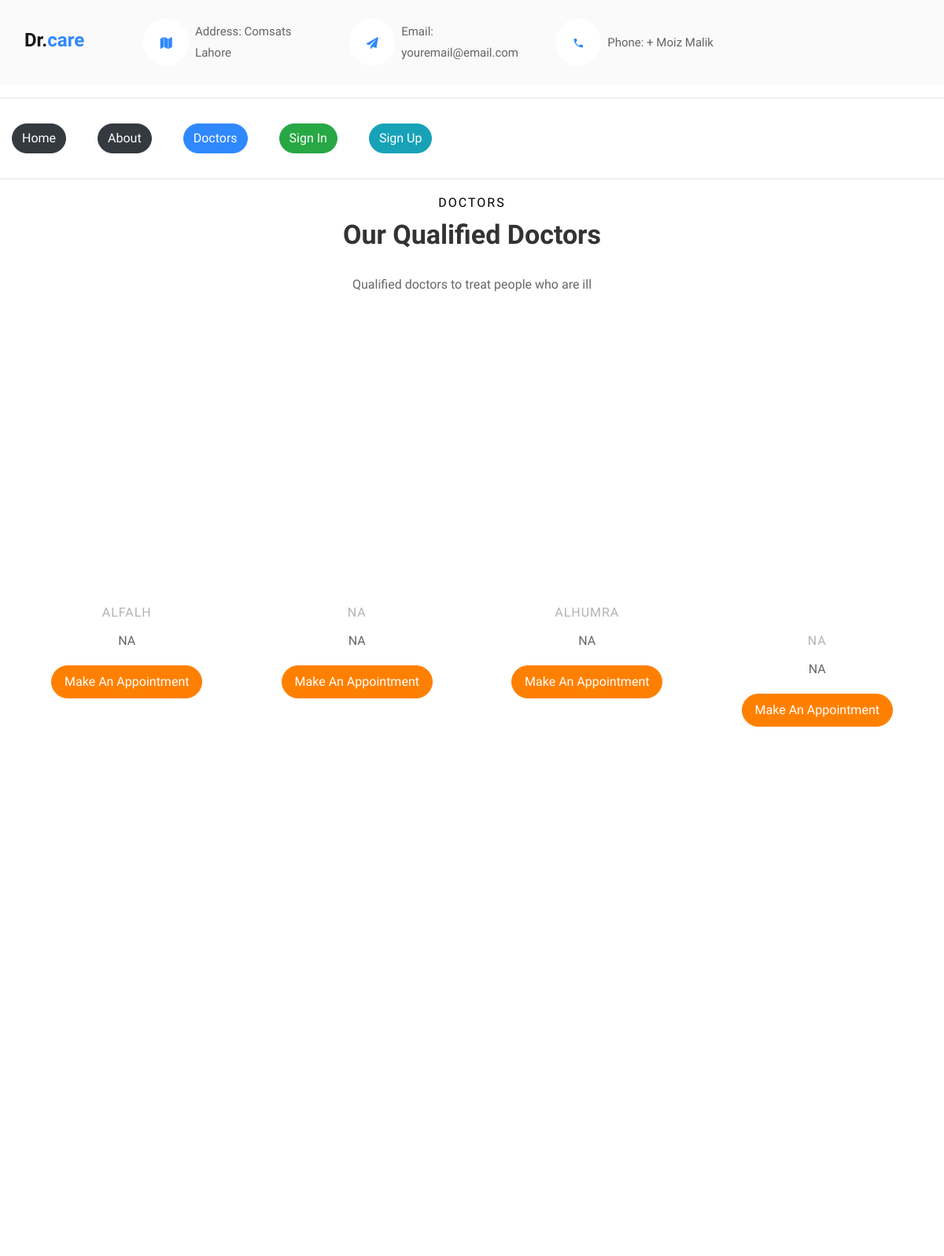
/doctors_team/ (upper part), run on an earlier commit of the app's database.
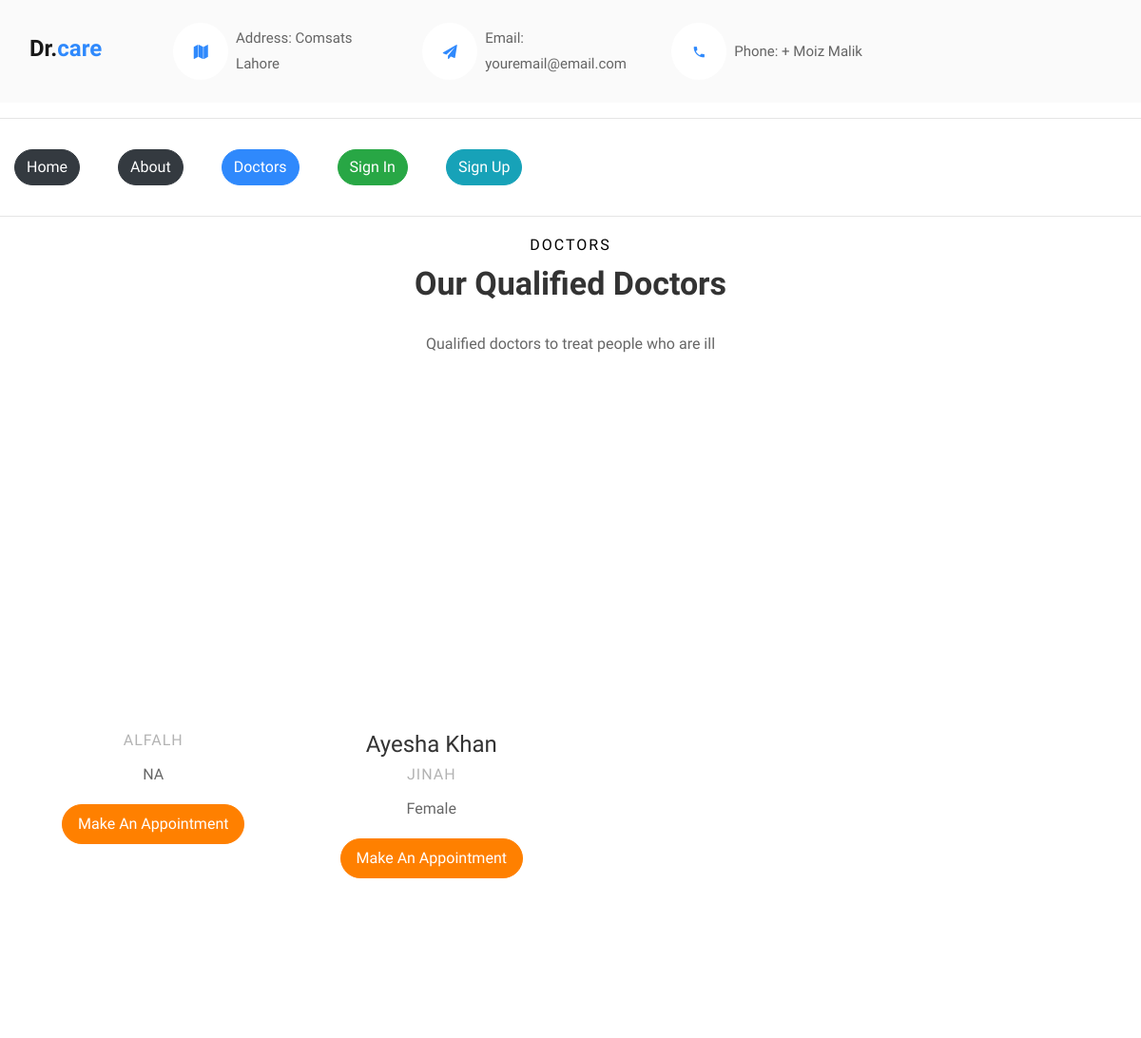
And on a later commit of the database.
### Doctor/models.py (models this page shows, shortened)
class Doctor_User(models.Model):
    user = models.OneToOneField(User, on_delete=models.CASCADE)
    clinic = models.CharField(max_length=50, null=False, blank=False, default="NA")
    gender = models.CharField(null=False, max_length=10, blank=False, default="NA")

### Homeopathic_Medicine/views.py (the view)
# urls.py: path('', include('Doctor.urls', namespace='doctor')),
def Doctor(request):
    context = {
        'doctors': DP.objects.all(),
        'female':'Female'
    }
    return render(request, "doctors_list.html", context)

### templates/doctors_list.html (shortened to what this page needs)
{% extends "base.html" %}
{% load staticfiles %}
{% block content %}
{% if not user.is_authenticated %}
<div class="container">
<section class="ftco-section ftco-no-pt">
			<div class="container">
				<div class="row justify-content-center mb-5 pb-2">
          <div class="col-md-8 text-center heading-section ftco-animate">
          	<span class="subheading">Doctors</span>
            <h2 class="mb-4">Our Qualified Doctors</h2>
            <p>Qualified doctors to treat people who are ill</p>
          </div>
        </div>
				<div class="row">
					 {% for obj in doctors %}
					 {% if obj.user.is_active %}
					<div class="col-md-6 col-lg-3 ftco-animate">
						<div class="staff">
							<div class="img-wrap d-flex align-items-stretch">
								 {% if obj.gender == female %}
								<div class="img align-self-stretch" style="background-image:url('https://i.pinimg.com/736x/2a/01/4a/2a014a64902e3099dff82ec88abe735d.jpg');"></div>
							{% else %}
																<div class="img align-self-stretch" style="background-image: url('https://encrypted-tbn0.gstatic.com/images?q=tbn:ANd9GcTBejIQFuDDNCc8Hc6GqsQKdTznc7LLWrJXc7EIM73m4Kd1o00HHA');"></div>
								{% endif %}
							</div>
							<div class="text pt-3 text-center">
								<h3 class="text-capitalize">{{obj.user.get_full_name}}</h3>
								<span class="position mb-2">{{obj.clinic}}</span>
								<div class="faded">
									<p>{{obj.gender}}</p>
										      <p class="button-custom order-lg-last mb-0"><a href="/appointments/appointment/{{obj.user.id}} " class="btn btn-secondary py-2 px-3">Make An Appointment</a></p>
	              </div>
							</div>
						</div>
					</div>
					{% endif %}
					    {% endfor %}
				</div>
			</div>
		</section>
</div>
<br>
{% else %}
	        	<li class="nav-item"><a href="{% url 'doctor:all_patients'  %}" class="nav-link"><button type="button" class="btn btn-primary">Click Here</button></a></a></li>
 {% endif %}
{% endblock %}

### templates/base.html (shortened to what this page needs)
{% load staticfiles %}
<!DOCTYPE html>
<html lang="en">
  <head>
    <link rel="stylesheet" href="https://cdnjs.cloudflare.com/ajax/libs/font-awesome/4.7.0/css/font-awesome.min.css">
 {% include 'css_page.html' %}
  </head>
  <body>
    {% include 'nav.html' %}
{% block content %}{% endblock %}
  </body>
</html>

### templates/css_page.html (shortened to what this page needs)
{% load staticfiles %}
    <link rel="stylesheet" href="{% static 'css/open-iconic-bootstrap.min.css' %}">
    <link rel="stylesheet" href="{% static 'css/animate.css' %}">
    <link rel="stylesheet" href="{% static 'css/owl.carousel.min.css' %}">
    <link rel="stylesheet" href="{% static 'css/owl.theme.default.min.css' %}">
    <link rel="stylesheet" href="{% static 'css/magnific-popup.css' %}">
    <link rel="stylesheet" href="{% static 'css/aos.css' %}">
    <link rel="stylesheet" href="{% static 'css/ionicons.min.css' %}">
    <link rel="stylesheet" href="{% static 'css/bootstrap-datepicker.css' %}">
    <link rel="stylesheet" href="{% static 'css/jquery.timepicker.css' %}">
    <link rel="stylesheet" href="{% static 'css/flaticon.css' %}">
    <link rel="stylesheet" href="{% static 'css/icomoon.css' %}">
    <link rel="stylesheet" href="{% static 'css/style.css' %}">

### templates/nav.html (shortened to what this page needs)
{% url 'doctor:index' as main %}
{% url 'doctor:all_patients' as AP %}
{% url 'doctor:add_patients' as Adp %}
{% url 'doctor:visits' as visits  %}
{% url 'about' as abt %}
{% url 'doctor_list' as doc_list %}
{% url 'doctor:appointmments' as appointmments  %}
<nav class="navbar py-4 navbar-expand-lg ftco_navbar navbar-light bg-light flex-row">
    	<div class="container">
    		<div class="row no-gutters d-flex align-items-start align-items-center px-3 px-md-0">
    			<div class="col-lg-2 pr-4 align-items-center">
		    		<a class="navbar-brand" href="index.html">Dr.<span>care</span></a>
	    		</div>
	    		<div class="col-lg-10 d-none d-md-block">
		    		<div class="row d-flex">
			    		<div class="col-md-4 pr-4 d-flex topper align-items-center">
			    			<div class="icon bg-white mr-2 d-flex justify-content-center align-items-center"><span class="icon-map"></span></div>
						    <span class="text">Address: Comsats Lahore</span>
					    </div>
					    <div class="col-md pr-4 d-flex topper align-items-center">
					    	<div class="icon bg-white mr-2 d-flex justify-content-center align-items-center"><span class="icon-paper-plane"></span></div>
						    <span class="text">Email: youremail@email.com</span>
					    </div>
					    <div class="col-md pr-4 d-flex topper align-items-center">
					    	<div class="icon bg-white mr-2 d-flex justify-content-center align-items-center"><span class="icon-phone2"></span></div>
						    <span class="text">Phone: + Moiz Malik</span>
					    </div>
				    </div>
			    </div>
		    </div>
		  </div>
    </nav>
<hr>
	  <nav class="navbar navbar-expand-lg navbar-dark bg-dark ftco-navbar-light" id="ftco-navbar">
	    <div class="container d-flex align-items-center">
            <div class="collapse navbar-collapse" id="ftco-nav">
	        <ul class="navbar-nav mr-auto">
	        	<li class="nav-item active"><a href="{% url 'doctor:index'  %}" class="nav-link pl-0"><button type="button" class="btn btn-{% if request.path == main %}primary{% else %}dark{% endif %}">Home</button></a></li>
	        	<li class="nav-item"><a href="{% url 'about' %}" class="nav-link"><button type="button" class="btn btn-{% if request.path == abt %}primary{% else %}dark{% endif %}">About</button></a></li>
              {% if not user.is_authenticated %}   	        	<li class="nav-item"><a href="{% url 'doctor_list' %}" class="nav-link"><button type="button" class="btn btn-{% if request.path == doc_list %}primary{% else %}dark{% endif %}">Doctors</button></a></li>
{% endif %}
	        	{% if user.is_authenticated %}
                <li class="nav-item"><a href="{% url 'doctor:add_patients'  %}" class="nav-link"><button type="button" class="btn btn-{% if request.path == Adp %}primary{% else %}dark{% endif %}">Add Patients</button></a></a></li>
	        	<li class="nav-item"><a href="{% url 'doctor:all_patients'  %}" class="nav-link"><button type="button" class="btn btn-{% if request.path == AP %}primary{% else %}dark{% endif %}">All Patients</button></a></a></li>
	        	<li class="nav-item"><a href="{% url 'doctor:appointmments'  %}" class="nav-link"><button type="button" class="btn btn-{% if request.path == appointmments %}primary{% else %}dark{% endif %}">Appointments</button></a></a></li>
	        	<li class="nav-item"><a href="{% url 'doctor:visits'  %}" class="nav-link"><button type="button" class="btn btn-{% if request.path == visits %}primary{% else %}dark{% endif %}">Visits</button></a></a></li>
	        	<li class="nav-item"><a href="{% url 'logout'%}?next={{request.path}}" class="nav-link"><button type="button" class="btn btn-success">logout</button></a></li>
                {% else %}
	        	<li class="nav-item"><a href="{% url 'login'%}?next={{request.path}}" class="nav-link"><button type="button" class="btn btn-success">Sign In</button></a></li>
                <li class="nav-item"><a href="{% url 'doctor_signup'  %}" class="nav-link"><button type="button" class="btn btn-info">Sign Up</button></a></li>
                   {% endif %}
	        </ul>
	      </div>
	    </div>
	  </nav>
<hr>

### templates/js_page.html (shortened to what this page needs)
{% load staticfiles %}

### static/css/icomoon.css (style rules this page uses)
[class^="icon-"], [class*=" icon-"] { font-family: 'icomoon' !important; speak: none; font-style: normal; font-weight: normal; font-variant: normal; text-transform: none; line-height: 1; -webkit-font-smoothing: antialiased; -moz-osx-font-smoothing: grayscale; }
.icon-paper-plane:before { content: "\f1d8"; }
.icon-map:before { content: "\f279"; }
.icon-phone2:before { content: "\e0cd"; }

What changed in the data, as far as the page shows it:
removed Doctor_User: clinic "NA", gender "NA"
removed Doctor_User: clinic "ALHUMRA", gender "NA"
removed Doctor_User: clinic "NA", gender "NA"
added Doctor_User: user.get_full_name "Ayesha Khan", clinic "JINAH", gender "Female"
